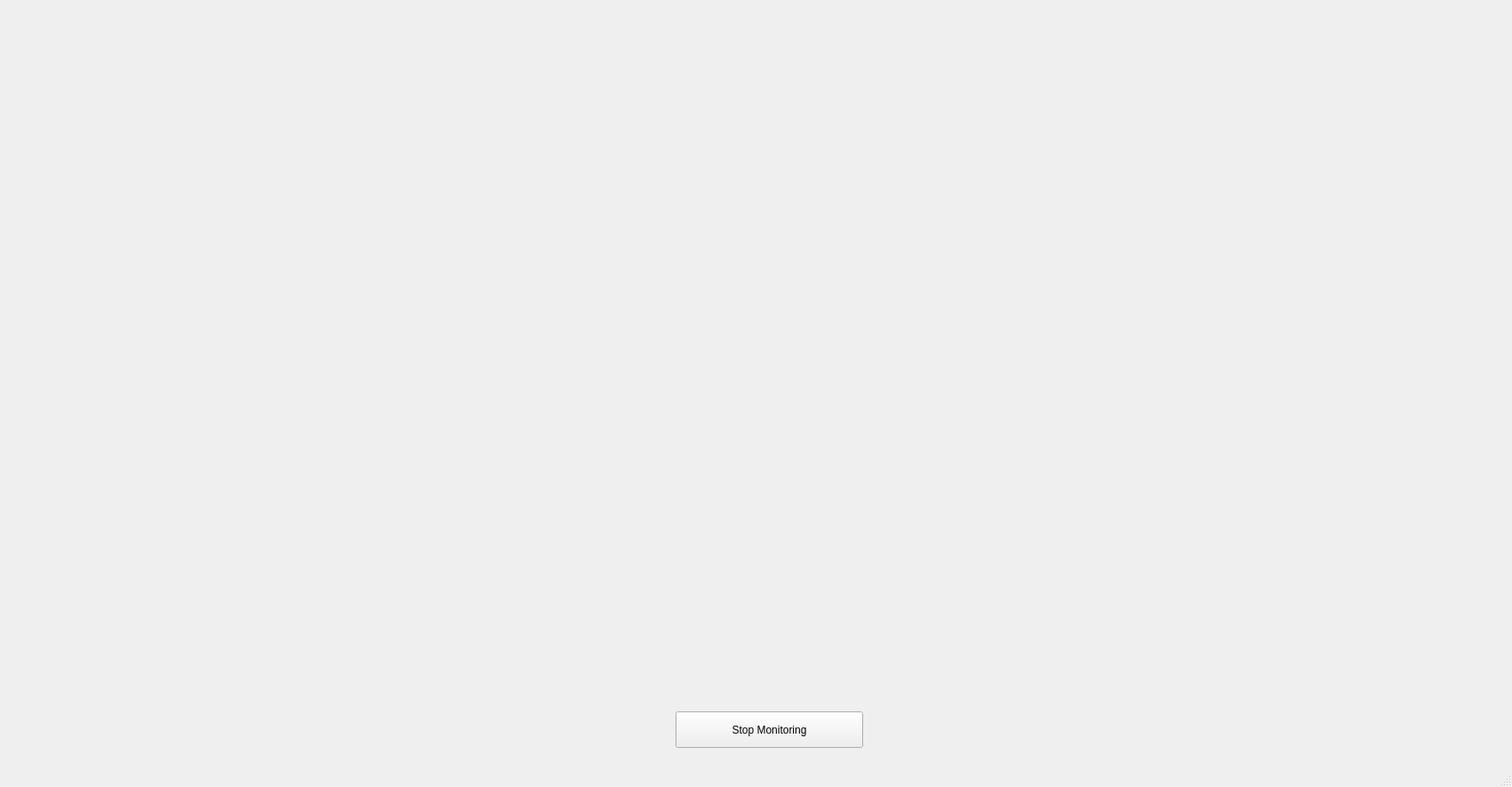
<?xml version="1.0" encoding="UTF-8"?>
<ui version="4.0">
 <class>MainWindow</class>
 <widget class="QMainWindow" name="MainWindow">
  <property name="geometry">
   <rect>
    <x>0</x>
    <y>0</y>
    <width>1701</width>
    <height>885</height>
   </rect>
  </property>
  <property name="windowTitle">
   <string>MainWindow</string>
  </property>
  <widget class="QWidget" name="centralwidget">
   <widget class="QPushButton" name="stop_detection_button">
    <property name="geometry">
     <rect>
      <x>760</x>
      <y>800</y>
      <width>211</width>
      <height>41</height>
     </rect>
    </property>
    <property name="text">
     <string>Stop Monitoring</string>
    </property>
   </widget>
   <widget class="QLabel" name="label_detection">
    <property name="geometry">
     <rect>
      <x>60</x>
      <y>20</y>
      <width>1571</width>
      <height>751</height>
     </rect>
    </property>
    <property name="text">
     <string/>
    </property>
   </widget>
  </widget>
  <widget class="QMenuBar" name="menubar">
   <property name="geometry">
    <rect>
     <x>0</x>
     <y>0</y>
     <width>1701</width>
     <height>21</height>
    </rect>
   </property>
  </widget>
  <widget class="QStatusBar" name="statusbar"/>
 </widget>
 <resources/>
 <connections/>
</ui>
